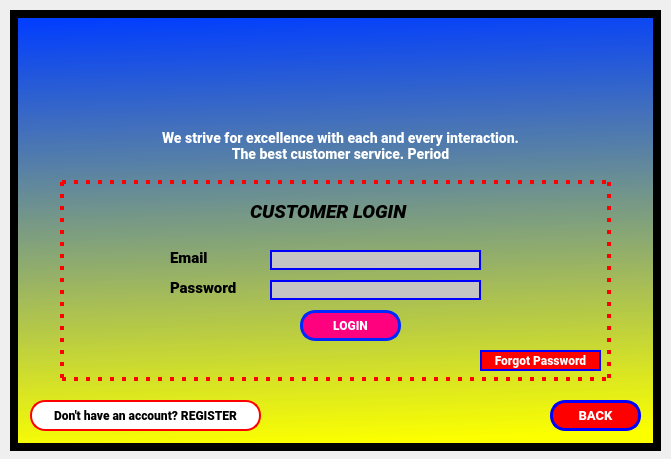
<?xml version="1.0" encoding="UTF-8"?>
<ui version="4.0">
 <class>customerLoginScreen_Dialog</class>
 <widget class="QDialog" name="customerLoginScreen_Dialog">
  <property name="geometry">
   <rect>
    <x>0</x>
    <y>0</y>
    <width>671</width>
    <height>459</height>
   </rect>
  </property>
  <property name="windowTitle">
   <string>Dialog</string>
  </property>
  <widget class="QWidget" name="customerLoginScreen" native="true">
   <property name="geometry">
    <rect>
     <x>10</x>
     <y>10</y>
     <width>651</width>
     <height>441</height>
    </rect>
   </property>
   <property name="styleSheet">
    <string notr="true">border: 8px solid black;
background-color:qlineargradient(spread:pad, x1:0.0511364, y1:1, x2:0, y2:0, stop:0 rgba(251, 255, 0, 255), stop:0.98 rgba(0, 61, 255, 255), stop:1 rgba(0, 0, 0, 0));
</string>
   </property>
   <widget class="QPushButton" name="customerRegisterBtn">
    <property name="geometry">
     <rect>
      <x>20</x>
      <y>390</y>
      <width>231</width>
      <height>31</height>
     </rect>
    </property>
    <property name="styleSheet">
     <string notr="true">background: #FFFFFF;
border: 2px solid red;
box-sizing: border-box;
border-radius: 15px;
font-family: Roboto;
font-style: normal;
font-weight: 900;
font-size: 12px;
text-align: center;</string>
    </property>
    <property name="text">
     <string>Don't have an account? REGISTER</string>
    </property>
   </widget>
   <widget class="QPushButton" name="customerLoginBtn">
    <property name="geometry">
     <rect>
      <x>290</x>
      <y>300</y>
      <width>101</width>
      <height>31</height>
     </rect>
    </property>
    <property name="styleSheet">
     <string notr="true">background-color: rgb(255, 0, 127);
border: 3px solid #0029FF;
box-sizing: border-box;
border-radius: 15px;
font-family: Roboto;
font-style: normal;
font-weight: 900;
font-size: 12px;
text-align: center;
color: white;</string>
    </property>
    <property name="text">
     <string>LOGIN</string>
    </property>
   </widget>
   <widget class="QLineEdit" name="customerEmail_txt">
    <property name="geometry">
     <rect>
      <x>260</x>
      <y>240</y>
      <width>211</width>
      <height>20</height>
     </rect>
    </property>
    <property name="styleSheet">
     <string notr="true">background: #C4C4C4;
border: 2px solid blue;</string>
    </property>
   </widget>
   <widget class="QLineEdit" name="customerPassword_txt">
    <property name="geometry">
     <rect>
      <x>260</x>
      <y>270</y>
      <width>211</width>
      <height>20</height>
     </rect>
    </property>
    <property name="styleSheet">
     <string notr="true">background: #C4C4C4;
border: 2px solid blue;</string>
    </property>
   </widget>
   <widget class="QLabel" name="email_label">
    <property name="geometry">
     <rect>
      <x>160</x>
      <y>240</y>
      <width>51</width>
      <height>16</height>
     </rect>
    </property>
    <property name="styleSheet">
     <string notr="true">font-family: Roboto;
font-style: normal;
font-weight: 900;
font-size: 15px;
text-align: center;
color: #000000;
border: none;
background-color:none;</string>
    </property>
    <property name="text">
     <string>Email</string>
    </property>
   </widget>
   <widget class="QLabel" name="password_label">
    <property name="geometry">
     <rect>
      <x>160</x>
      <y>270</y>
      <width>81</width>
      <height>16</height>
     </rect>
    </property>
    <property name="styleSheet">
     <string notr="true">font-family: Roboto;
font-style: normal;
font-weight: 900;
font-size: 15px;
text-align: center;
color: #000000;
border: none;
background-color:none;</string>
    </property>
    <property name="text">
     <string>Password</string>
    </property>
   </widget>
   <widget class="QLabel" name="customerLoginLabel">
    <property name="geometry">
     <rect>
      <x>240</x>
      <y>190</y>
      <width>191</width>
      <height>21</height>
     </rect>
    </property>
    <property name="styleSheet">
     <string notr="true">font-family: Roboto;
font-style: normal;
font-weight: 900;
font-size: 18px;
text-align: center;
border: none;
background-color:none;
</string>
    </property>
    <property name="text">
     <string>&lt;html&gt;&lt;head/&gt;&lt;body&gt;&lt;p&gt;&lt;span style=&quot; font-size:14pt; font-style:italic;&quot;&gt;CUSTOMER LOGIN&lt;/span&gt;&lt;/p&gt;&lt;/body&gt;&lt;/html&gt;</string>
    </property>
   </widget>
   <widget class="QPushButton" name="customerForgotPasswordbtn">
    <property name="geometry">
     <rect>
      <x>470</x>
      <y>340</y>
      <width>121</width>
      <height>21</height>
     </rect>
    </property>
    <property name="styleSheet">
     <string notr="true">background: red;
border: 2px solid blue;
box-sizing: border-box;
border-radius: 15px;
font-family: Roboto;
font-style: normal;
font-weight: 900;
font-size: 12px;
text-align: center;
color: white;
</string>
    </property>
    <property name="text">
     <string>Forgot Password</string>
    </property>
   </widget>
   <widget class="QPushButton" name="customerBackBtn">
    <property name="geometry">
     <rect>
      <x>540</x>
      <y>390</y>
      <width>91</width>
      <height>31</height>
     </rect>
    </property>
    <property name="styleSheet">
     <string notr="true">background: red;
border: 3px solid blue;
box-sizing: border-box;
border-radius: 15px;
font-family: Roboto;
font-style: normal;
font-weight: 900;
font-size: 13px;
text-align: center;
color: white;</string>
    </property>
    <property name="text">
     <string>BACK</string>
    </property>
   </widget>
   <widget class="QLabel" name="border">
    <property name="geometry">
     <rect>
      <x>50</x>
      <y>170</y>
      <width>551</width>
      <height>201</height>
     </rect>
    </property>
    <property name="styleSheet">
     <string notr="true">border: 3.5px dotted red;
background-color:none;
</string>
    </property>
    <property name="text">
     <string/>
    </property>
   </widget>
   <widget class="QLabel" name="slogan">
    <property name="geometry">
     <rect>
      <x>110</x>
      <y>120</y>
      <width>441</width>
      <height>31</height>
     </rect>
    </property>
    <property name="styleSheet">
     <string notr="true">font-family: Roboto;
font-style: normal;
font-weight: 900;
font-size: 14px;
text-align: center;
border: none;
color: white;
background-color:none;
</string>
    </property>
    <property name="text">
     <string>&lt;html&gt;&lt;head/&gt;&lt;body&gt;&lt;p align=&quot;center&quot;&gt;We strive for excellence with each and every interaction.&lt;br&gt; The best customer service. Period&lt;/p&gt;&lt;/body&gt;&lt;/html&gt;</string>
    </property>
   </widget>
   <widget class="QLabel" name="logo">
    <property name="geometry">
     <rect>
      <x>270</x>
      <y>10</y>
      <width>111</width>
      <height>101</height>
     </rect>
    </property>
    <property name="styleSheet">
     <string notr="true">background-color: none;
border: none;</string>
    </property>
    <property name="text">
     <string/>
    </property>
    <property name="pixmap">
     <pixmap>../Sketch imgs/official-taxi-logo.png</pixmap>
    </property>
    <property name="scaledContents">
     <bool>true</bool>
    </property>
   </widget>
   <zorder>border</zorder>
   <zorder>customerRegisterBtn</zorder>
   <zorder>customerLoginBtn</zorder>
   <zorder>customerEmail_txt</zorder>
   <zorder>customerPassword_txt</zorder>
   <zorder>email_label</zorder>
   <zorder>password_label</zorder>
   <zorder>customerLoginLabel</zorder>
   <zorder>customerForgotPasswordbtn</zorder>
   <zorder>customerBackBtn</zorder>
   <zorder>slogan</zorder>
   <zorder>logo</zorder>
  </widget>
 </widget>
 <resources/>
 <connections/>
</ui>
